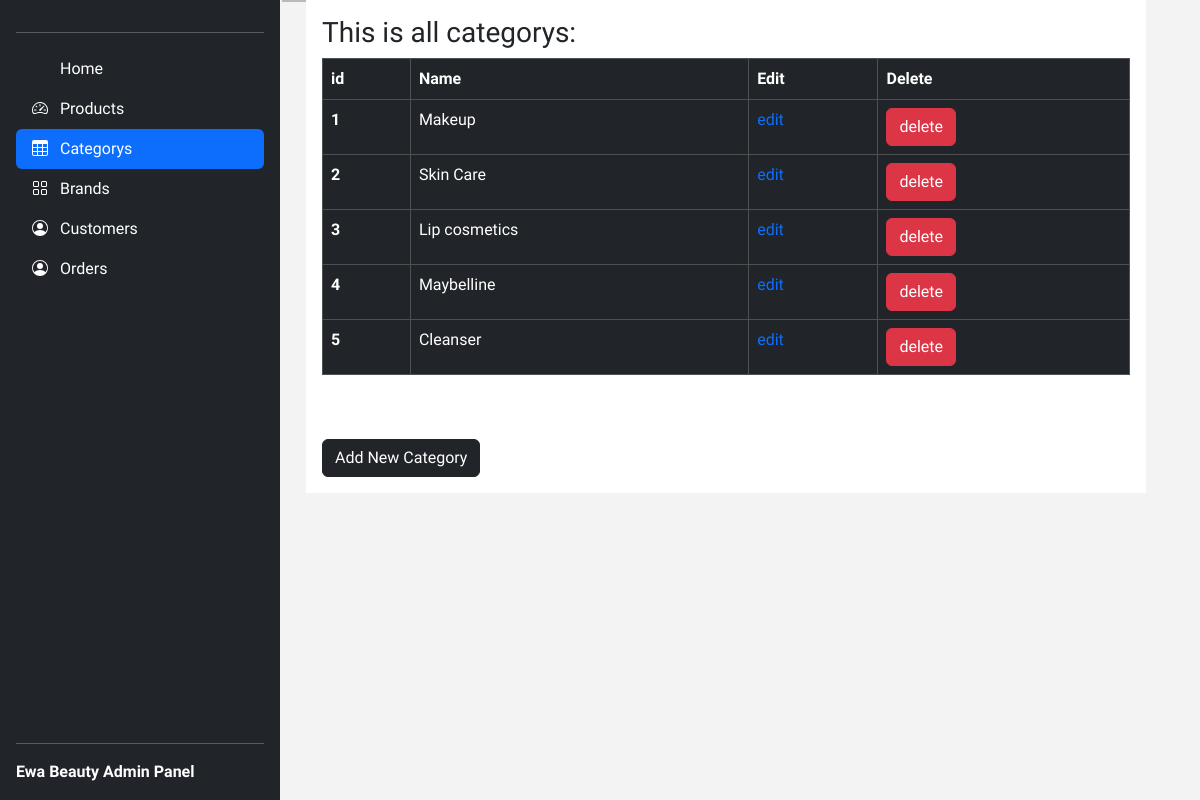
Before: /categorys (signed in) with the older database file.
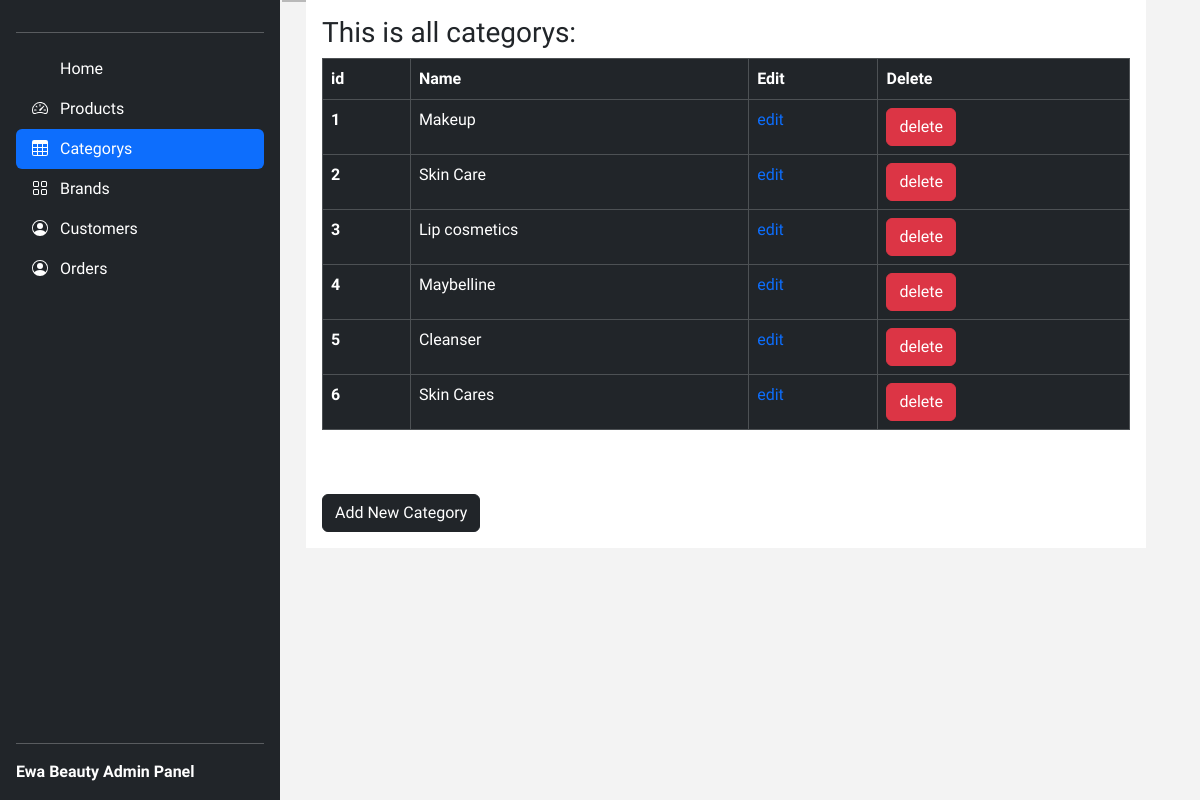
After: the same page with the newer database file.
### beautyHaven/products/models.py (models this page shows)
class Category(db.Model):
    __tablename__ = 'category'
    id = Column(Integer, primary_key=True)
    name = Column(String(30), unique=True, nullable=False)

### beautyHaven/admin/routes.py (the view)
@app.route('/categorys')
@login_required_admin
def categorys():
    if 'email' not in session:
        flash('Please login first')
        return redirect('login')
    categorys = Category.query.all()
    return render_template('/admin/categorys.html',categorys=categorys)

### beautyHaven/admin/routes.py (called while the page is built)
def login_required_admin(f):
    @wraps(f)
    def decorated_function(*args, **kwargs):
        if 'email' not in session:
            flash('Please login first')
            return redirect(url_for('login'))
        user = User.query.filter_by(email=session['email']).first()
        if not user or user.id != 1:
            flash('Access denied. You are not authorized to view this page.')
            return redirect(url_for('index'))
        return f(*args, **kwargs)
    return decorated_function

### beautyHaven/templates/admin/categorys.html (shortened to what this page needs)
{% extends 'layout.html' %}
{% block content %}
<h3 class="me-2">This is all categorys:  </h3>
<table class="table table-dark table-hover  table-bordered  ">
  <thead>
    <tr>
      <th scope="col">id</th>
      <th scope="col">Name</th>
      <th scope="col">Edit</th>
      <th scope="col">Delete</th>
    </tr>
  </thead>
  <tbody>
    {% for category in categorys %}
        <tr>
            <th scope="row">{{category.id}}</th>
            <td>{{category.name}}</td>
            <td><a href="{{url_for('updatecat',id=category.id)}}">edit</a></td>
            <td><button type="button" class="btn btn-danger" data-bs-toggle="modal" data-bs-target="#exampleModal-{{category.id}}">
              delete
            </button></td>
        </tr>
    {% endfor %}
  </tbody>
</table>
<button type="button" class="btn btn-dark mt-5"><a href="{{ url_for('addcategory')}}" class="text-white text-decoration-none">Add New Category</a></button>
{% endblock content %}

Changed rows visible on the page:
added Category: id "6", name "Skin Cares"
